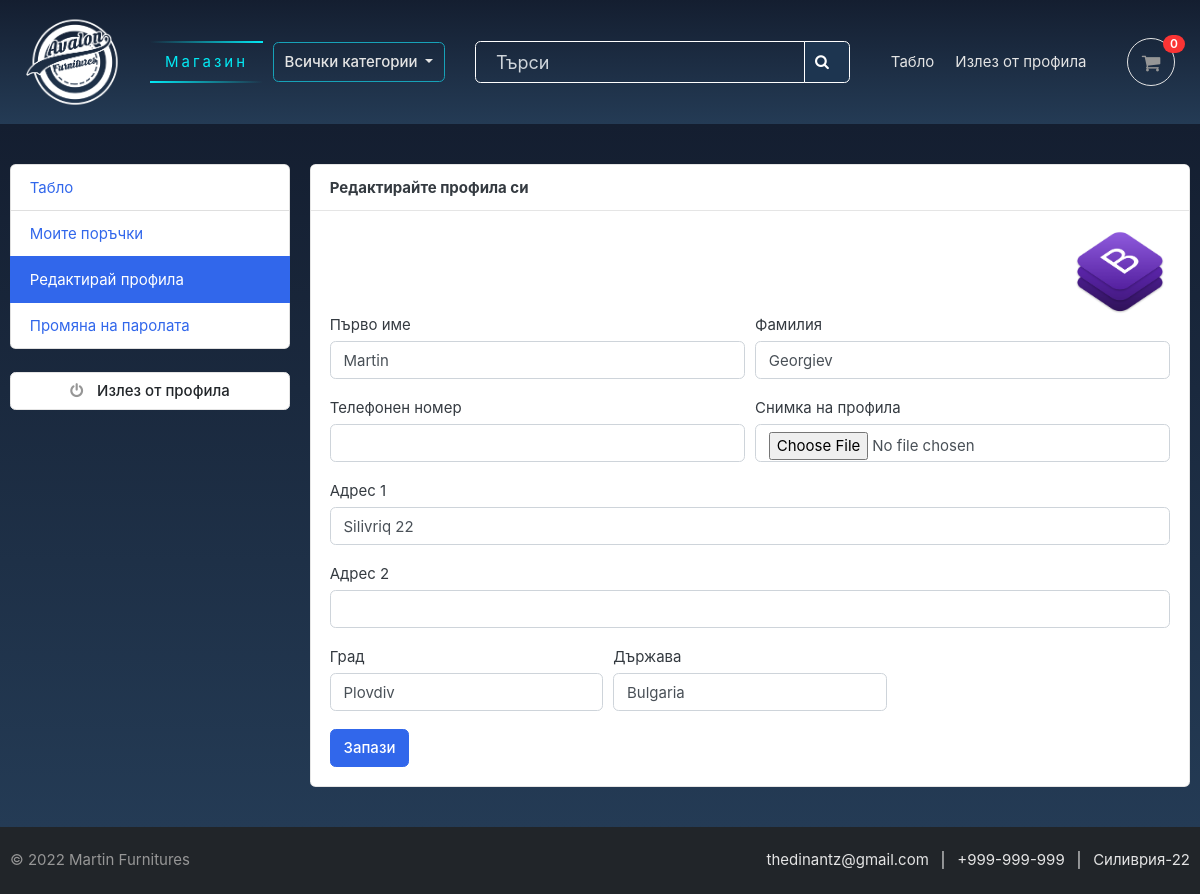
Before: /accounts/edit_profile/ (signed in) with the older database file.
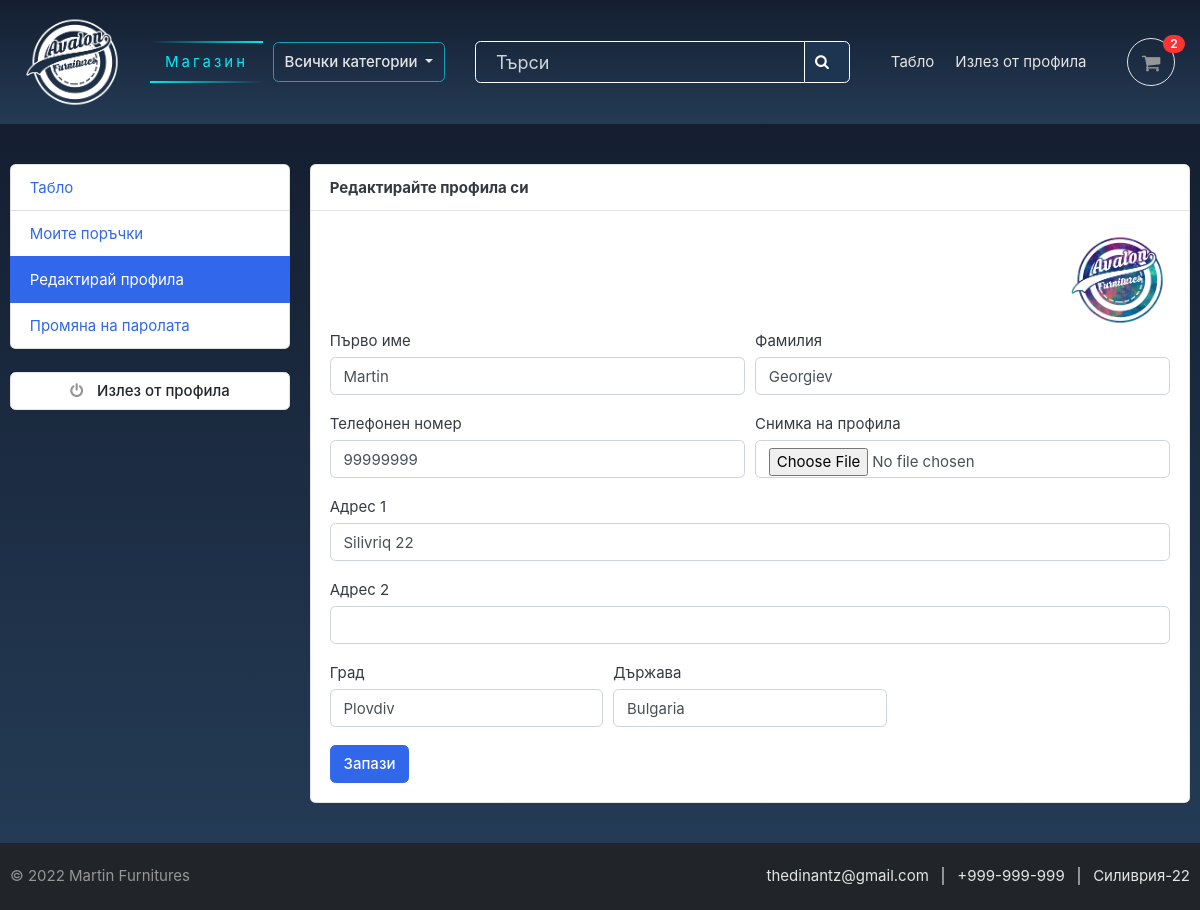
After: the same page with the newer database file.
### accounts/models.py (models this page shows, shortened)
class UserProfile(models.Model):
    user = models.OneToOneField(Account, on_delete=models.CASCADE)
    address_line_1 = models.CharField(blank=True, max_length=100)
    address_line_2 = models.CharField(blank=True, max_length=100)
    profile_picture = models.ImageField(blank=True, upload_to='userprofile')
    city = models.CharField(blank=True, max_length=20)
    country = models.CharField(blank=True, max_length=20)

class Account(AbstractBaseUser):
    first_name = models.CharField(max_length=50)
    last_name = models.CharField(max_length=50)
    username = models.CharField(max_length=50, unique=True)
    email = models.EmailField(max_length=100, unique=True)
    phone_number = models.CharField(max_length=50)
    date_joined = models.DateTimeField(auto_now_add=True)
    last_login = models.DateTimeField(auto_now_add=True)
    is_admin = models.BooleanField(default=False)
    is_staff = models.BooleanField(default=False)
    is_active = models.BooleanField(default=False)
    is_superadmin = models.BooleanField(default=False)
    USERNAME_FIELD = 'email'
    REQUIRED_FIELDS = ['username', 'first_name', 'last_name']
    objects = MyAccountManager()

### accounts/views.py (the view)
# urls.py: path('edit_profile/', views.edit_profile, name='edit_profile'),
@login_required(login_url='login')
def edit_profile(request):
    userprofile = get_object_or_404(UserProfile, user=request.user)
    if request.method == 'POST':
        user_form = UserForm(request.POST, instance=request.user)
        profile_form = UserProfileForm(request.POST, request.FILES, instance=userprofile)
        if user_form.is_valid() and profile_form.is_valid():
            user_form.save()
            profile_form.save()
            messages.success(request, 'Вашият профил е актуализиран.')
            return redirect('edit_profile')
    else:
        user_form = UserForm(instance=request.user)
        profile_form = UserProfileForm(instance=userprofile)
    context = {
        'user_form': user_form,
        'profile_form': profile_form,
        'userprofile': userprofile,
    }
    return render(request, 'accounts/edit_profile.html', context)

### accounts/forms.py
class UserForm(forms.ModelForm):
    class Meta:
        model = Account
        fields = ('first_name', 'last_name', 'phone_number')
    def __init__(self, *args, **kwargs):
        super(UserForm, self).__init__(*args, **kwargs)
        for field in self.fields:
            self.fields[field].widget.attrs['class'] = 'form-control'

class UserProfileForm(forms.ModelForm):
    profile_picture = forms.ImageField(required=False, error_messages = {'invalid':("Image files only")}, widget=forms.FileInput)
    class Meta:
        model = UserProfile
        fields = ('address_line_1', 'address_line_2', 'city', 'country', 'profile_picture')
    def __init__(self, *args, **kwargs):
        super(UserProfileForm, self).__init__(*args, **kwargs)
        for field in self.fields:
            self.fields[field].widget.attrs['class'] = 'form-control'

### carts/views.py (called while the page is built)
def _cart_id(request):
    cart = request.session.session_key
    if not cart:
        cart = request.session.create()
    return cart

### category/context_processors.py (called while the page is built)
def menu_links(request):
    links = Category.objects.all()
    return dict(links=links)

### category/models.py (called while the page is built)
    def get_url(self):
        return reverse('products_by_category', args=[self.slug])

### templates/accounts/edit_profile.html (shortened to what this page needs)
{% extends 'base.html' %}
{% block content %}
<section class="section-conten padding-y bg coloringlinear">
<div class="container">
	<div class="row">
	{% include 'includes/dashboard_sidebar.html' %}
	<main class="col-md-9">
		<article class="card">
		<header class="card-header">
			<strong class="d-inline-block mr-3">Редактирайте профила си</strong>
		</header>
		<div class="card-body">
			<div class="text-right">
				<img src="{{userprofile.profile_picture.url}}" alt="Profile Picture" width="100" style="border-radius:50px;">
			</div>
			<div class="row">
			<div class="col-md-12">
				<form action="{% url 'edit_profile' %}" method="POST" enctype="multipart/form-data">
					<div class="form-row">
						<div class="form-group col-md-6">
							<label>Първо име</label>
							{{user_form.first_name}}
						</div>
						<div class="form-group col-md-6">
							<label>Фамилия</label>
							{{user_form.last_name}}
						</div>
					</div>
					<div class="form-row">
						<div class="form-group col-md-6">
							<label>Телефонен номер</label>
							{{user_form.phone_number}}
						</div>
						<div class="form-group col-md-6">
							<label>Снимка на профила</label>
							{{profile_form.profile_picture}}
						</div>
					</div>
					<div class="form-group">
						<label>Адрес 1</label>
						{{profile_form.address_line_1}}
					</div>
					<div class="form-group">
						<label>Адрес 2</label>
						{{profile_form.address_line_2}}
					</div>
					<div class="form-row">
						<div class="form-group col-md-4">
							<label>Град</label>
							{{profile_form.city}}
						</div>
						<div class="form-group col-md-4">
							<label>Държава</label>
							{{profile_form.country}}
						</div>
					</div>
					<input type="submit" value="Запази" class="btn btn-primary">
				</form>
			</div>
			</div>
		</div>
		</article>
	</main>
</div>
</div>
</section>
{% endblock %}

Changed rows visible on the page:
changed UserProfile "Silivriq 22": profile_picture: a different picture
changed Account "Martin": phone_number (not shown) → "99999999"
Other visible differences:
{{ cart_count }}: "0" → "2"
